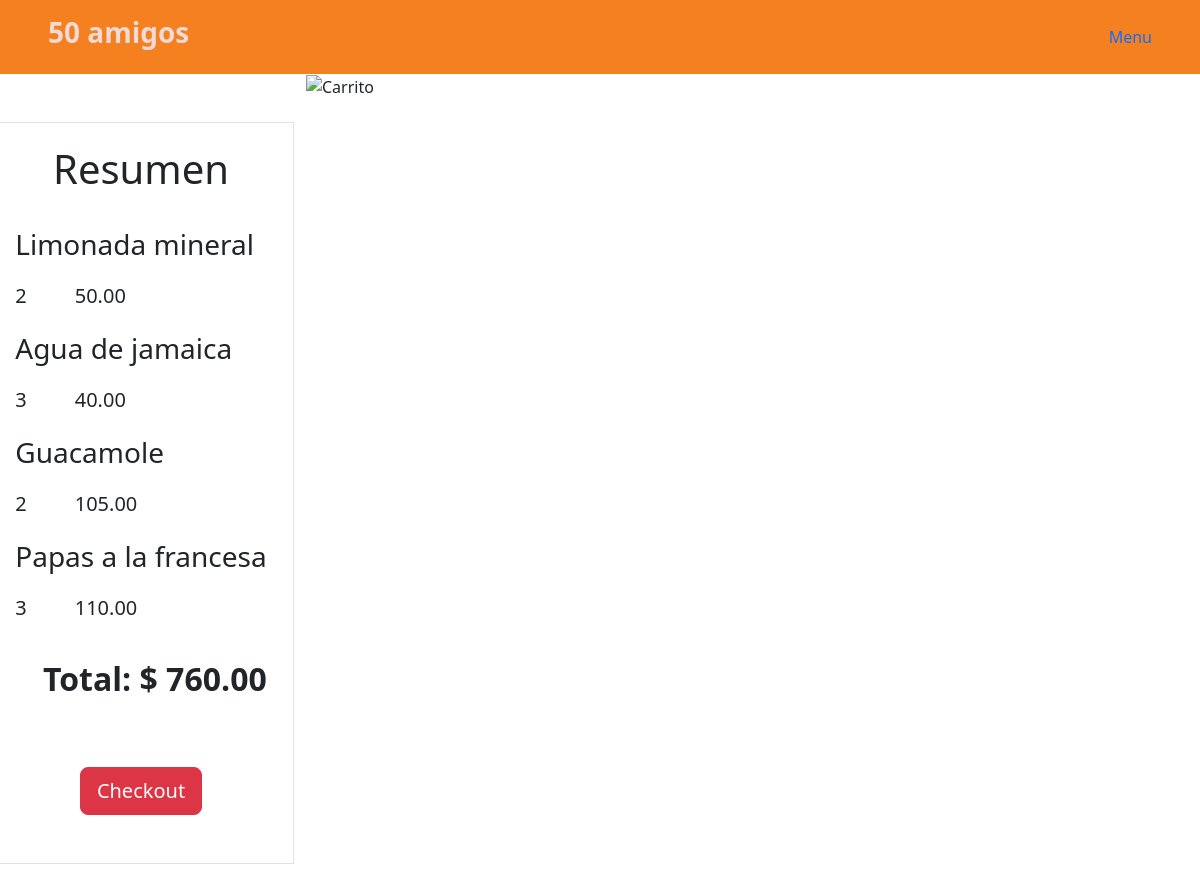
Page /orden/ (signed in) on the earlier database version.
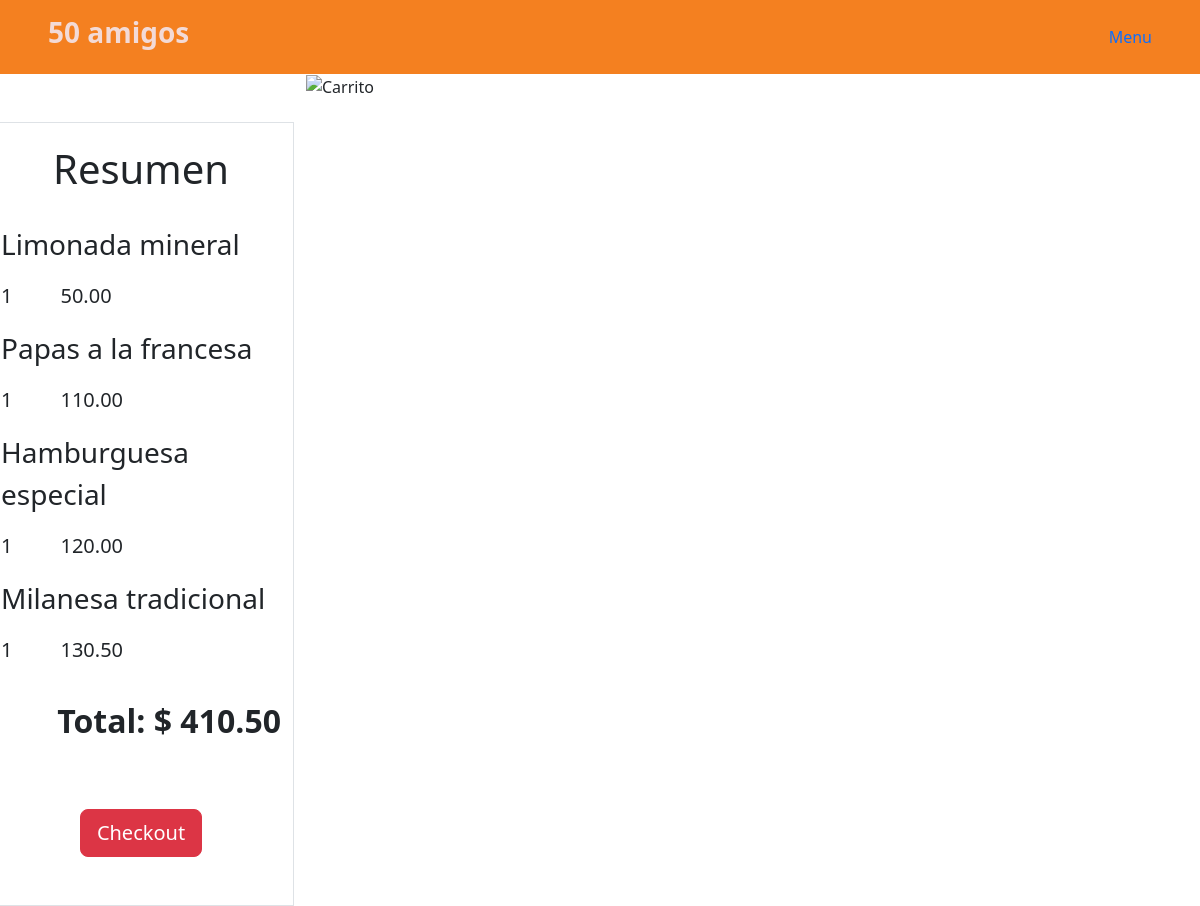
Same page on the later database version.
### RestaurantApp/models.py (models this page shows, shortened)
class Menu(models.Model):
    name = models.CharField(max_length=200, unique=True)
    description = models.TextField(blank=True)
    price = models.DecimalField(max_digits=6, decimal_places=2)
    category = models.ForeignKey(Categories, on_delete=models.CASCADE)

### RestaurantApp/views.py (the view)
# urls.py: path('orden/', views.cart, name='cart'),
@login_required
def cart(request):
    if request.method == 'GET':  # TODO. Try to use a query
        try:
            cart = CartItem.objects.filter(table= request.user)
            a = [e.item.name for e in cart]
            dupes = dict(Counter(a))
            b = {key: value for key, value in dupes.items()}
            c = {key.item.name: key.item.price for key in cart}
            breakdown = {i: [decimal.Decimal(v)] for i, v in b.items()}
            for i in c.keys():
                breakdown[i].append(c[i])
            for i in b.keys():
                c[i] = decimal.Decimal(b[i]) * c[i]
            total = decimal.Decimal(0)
            for i, price in c.items():
                total += price
            return render(request, 'cart.html', {
                'breakdown': breakdown,
                'total': total,
            })
        except:
            pass
    return render(request, 'cart.html')

### RestaurantApp/templates/cart.html (shortened to what this page needs)
{% extends 'base.html' %}
{% block content %}
<div class="row vh-100 over-flow-scroll">
<div
    class="col-3 d-flex flex-column justify-content-center align-items-center mx-auto mb-auto text-center mt-5 border"
>
    <p class="fs-1 my-3">Resumen</p>
    <div class="mt-2">
        {% for i, val in breakdown.items %}
            <div class="text-start">
                <p class="fs-3">{{i}}</p>
            </div>
            <div class="d-flex flex-row justify-content-start gap-5">
                {% for j in val %}
                    <p class="fs-5">{{j}}</p>
                {% endfor %}
            </div>
        {% endfor %}
        <p class="fs-2 fw-bold ms-auto text-end mt-3">Total: $ {{total}}</p>
    </div>
    <div class="my-5">
        <form action="" method="POST">
            <button class="btn btn-danger btn-lg" type="submit">
                Checkout
            </button>
        </form>
    </div>
</div>
<div class="col">
    <img src="https://images.unsplash.com/photo-1482049016688-2d3e1b311543?ixlib=rb-4.0.3&ixid=M3wxMjA3fDB8MHxwaG90by1wYWdlfHx8fGVufDB8fHx8fA%3D%3D&auto=format&fit=crop&w=710&q=80"
    alt="Carrito"
    class="w-100"
    >
</div>
</div>
{% endblock %}

Differences in the rows shown:
no longer on this page (row unchanged): Menu: breakdown "Agua de jamaica", val "40.00"
no longer on this page (row unchanged): Menu: breakdown "Guacamole", val "105.00"
added Menu: breakdown "Hamburguesa especial", val "120.00"
added Menu: breakdown "Milanesa tradicional", val "130.50"
Other differences:
{{ total }}: "760.00" → "410.50"
list line gone: "2"
new list line: "1"
list line gone: "3"
